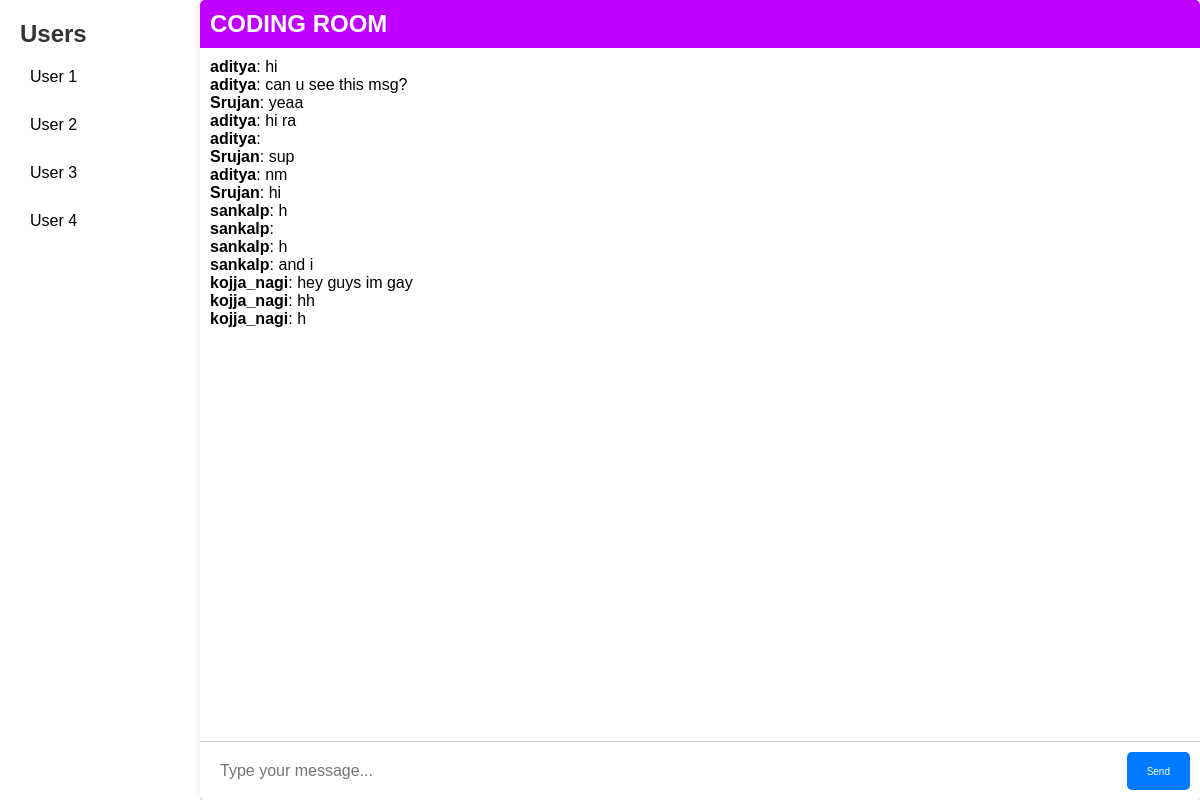
/rooms/CODE/ (signed in), run on an earlier commit of the app's database.
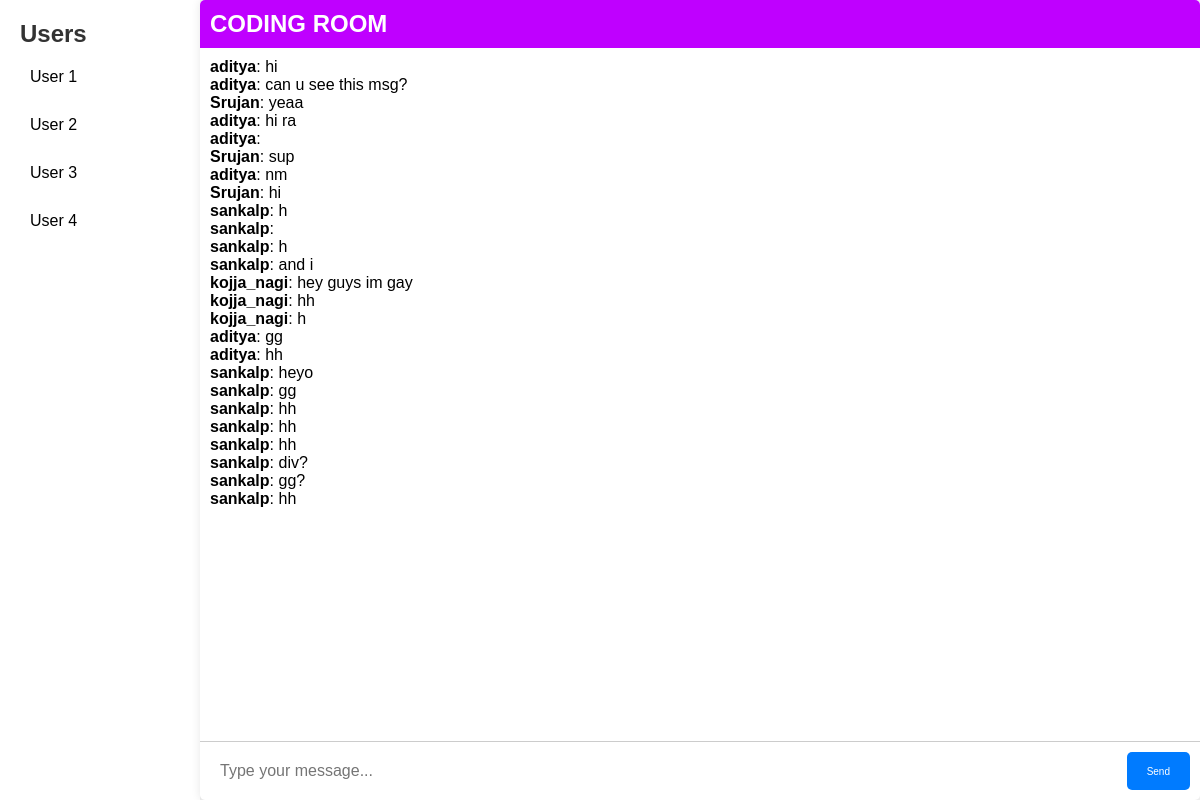
And on a later commit of the database.
### Chat/models.py (models this page shows)
class Room(models.Model):
    name = models.CharField(max_length=255)
    slug = models.SlugField(unique=True)

class Message(models.Model):
    room = models.ForeignKey(Room, related_name='messages', on_delete=models.CASCADE)
    user = models.ForeignKey(User, related_name='messages', on_delete=models.CASCADE)
    content = models.TextField()
    date_added = models.DateTimeField(auto_now_add=True)
    class Meta:
        ordering = ('date_added',)

### Chat/views.py (the view)
# urls.py: path('<slug:slug>/',room, name='room'),
@login_required
def room(request, slug):
    room = Room.objects.get(slug=slug)
    messages = Message.objects.filter(room=room)[0:25]
    return render(request, 'Chat/room.html', {'room': room, 'messages': messages})

### Chat/templates/Chat/room.html (shortened to what this page needs)
<!DOCTYPE html>
<html lang="en">
<head>
</head>
<body>
    <div class="chat-wrapper">
        <div class="user-list">
          <h2>Users</h2>
          <ul>
            <li>User 1</li>
            <li>User 2</li>
            <li>User 3</li>
            <li>User 4</li>
          </ul>
        </div>
        <div class="chat-container">
          <div class="chat-header">
            <h2>{{room.name}}</h2>
          </div>
          <div class="chat-messages" id="chat-messages">
            {% for m in messages %}<b>{{ m.user.username }}</b>: {{ m.content }}<br>{% endfor %}
          </div>
          <div class="chat-input">
            <input type="text" placeholder="Type your message..." name="content" id="chat-message-input">
            <button id="chat-message-submit">Send</button>
          </div>
        </div>
      </div>
</body>
</html>

### Chat/templates/Chat/room.html (style rules this page uses)
* { box-sizing: border-box; margin: 0; padding: 0; }
body { font-family: 'Montserrat', sans-serif; font-size: 16px; background-color: #f5f5f5; }
.chat-wrapper { display: flex; height: 100vh; }
.user-list { width: 200px; background-color: #fff; padding: 20px; box-shadow: 0px 0px 10px rgba(0, 0, 0, 0.1); }
.user-list h2 { margin-bottom: 10px; color: #333; font-weight: bold; }
.user-list ul { list-style: none; padding: 0; }
.user-list li { margin-bottom: 10px; cursor: pointer; padding: 10px; border-radius: 5px; transition: background-color 0.3s ease-in-out; }
.chat-container { flex: 1; display: flex; flex-direction: column; border: none; border-radius: 5px; overflow: hidden; background-color: #fff; box-shadow: 0px 0px 10px rgba(0, 0, 0, 0.1); }
.chat-header { background-color: #bf00ff; padding: 10px; display: flex; align-items: center; }
.chat-header h2 { color: #fff; font-weight: bold; margin: 0; }
.chat-messages { flex: 1; padding: 10px; overflow-y: scroll; }
.chat-input { display: flex; padding: 10px; border-top: 1px solid #ccc; }
.chat-input input { flex: 1; margin-right: 10px; padding: 10px; border-radius: 5px; border: none; font-size: 16px; }
.chat-input button { padding: 10px 20px; background-color: #007bff; color: #fff; border: none; border-radius: 5px; font-size: 10px; cursor: pointer; transition: background-color 0.3s ease-in-out; }

What changed in the data, as far as the page shows it:
added Message: user.username "aditya", content "gg"
added Message: user.username "aditya", content "hh"
added Message: user.username "sankalp", content "heyo"
added Message: user.username "sankalp", content "gg"
added Message: user.username "sankalp", content "hh"
added Message: user.username "sankalp", content "hh"
added Message: user.username "sankalp", content "hh"
added Message: user.username "sankalp", content "div?"
added Message: user.username "sankalp", content "gg?"
added Message: user.username "sankalp", content "hh"
